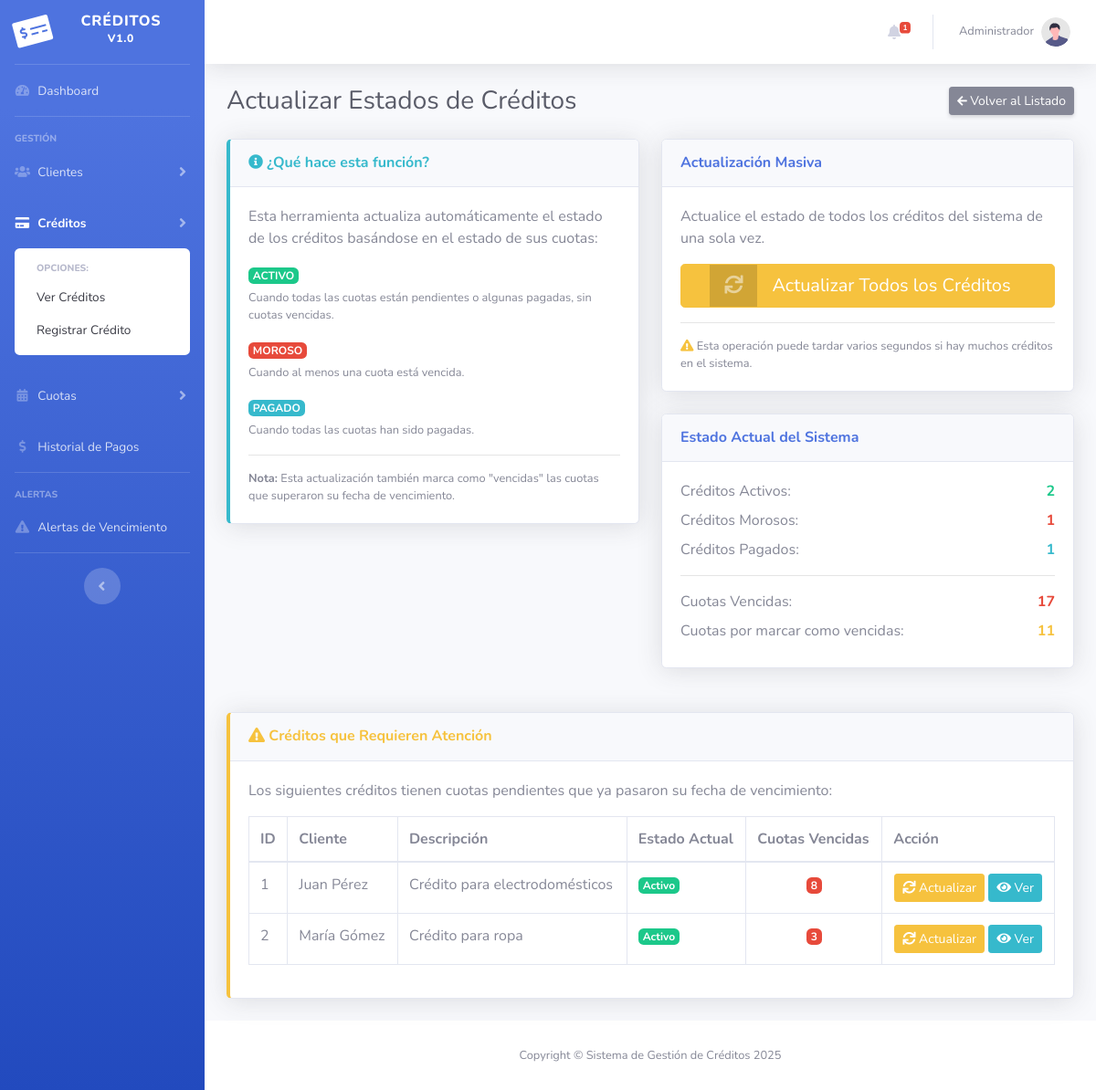
Page /creditos/actualizar_estado_credito.php on the earlier database version.
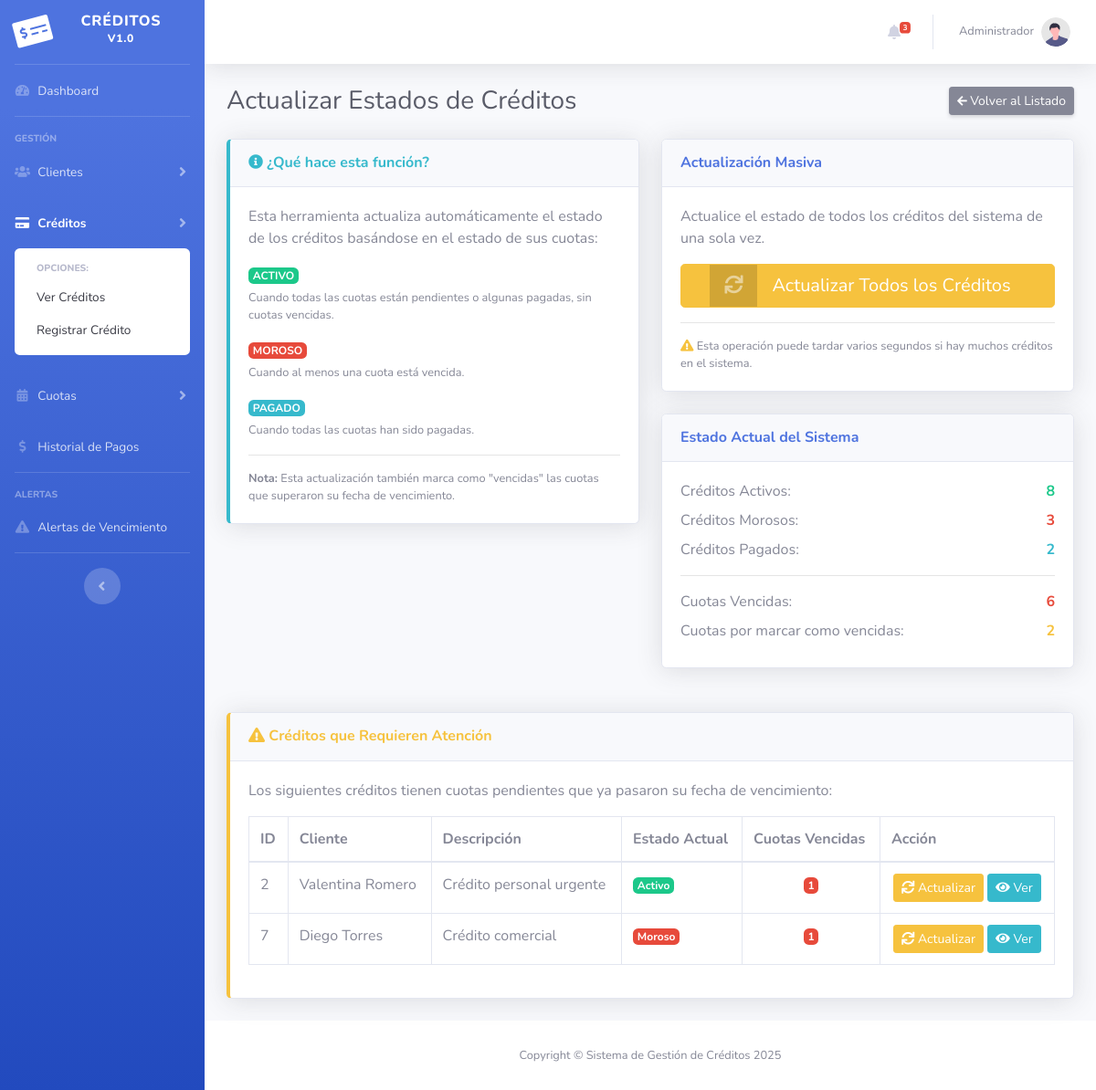
Same page on the later database version.
### tables this page shows
CREATE TABLE creditos (
    id_credito INT AUTO_INCREMENT PRIMARY KEY,
    id_cliente INT NOT NULL,
    monto_total DECIMAL(10,2) NOT NULL,
    cantidad_cuotas INT NOT NULL,
    cuota_mensual DECIMAL(10,2) NOT NULL,
    interes_anual DECIMAL(5,2) DEFAULT 0,
    fecha_inicio DATE NOT NULL,
    fecha_vencimiento DATE NOT NULL,
    descripcion TEXT,
    estado ENUM('activo', 'pagado', 'moroso') DEFAULT 'activo',
    fecha_creacion DATETIME DEFAULT CURRENT_TIMESTAMP,
    FOREIGN KEY (id_cliente) REFERENCES clientes(id_cliente) ON DELETE CASCADE
);

CREATE TABLE clientes (
    id_cliente INT AUTO_INCREMENT PRIMARY KEY,
    nombre VARCHAR(100) NOT NULL,
    apellido VARCHAR(100) NOT NULL,
    dni VARCHAR(20) UNIQUE NOT NULL,
    telefono VARCHAR(20),
    direccion VARCHAR(255),
    ciudad VARCHAR(100),
    email VARCHAR(100),
    estado ENUM('activo', 'inactivo', 'moroso') DEFAULT 'activo',
    fecha_registro DATETIME DEFAULT CURRENT_TIMESTAMP
);

### creditos/actualizar_estado_credito.php (the view, shortened to what the changed rows need)
<?php
include '../conexion.php';
$base_url = '../';
include '../includes/header.php';
?>
<div class="d-sm-flex align-items-center justify-content-between mb-4">
    <h1 class="h3 mb-0 text-gray-800">Actualizar Estados de Créditos</h1>
</div>
<div class="row">
    <div class="col-lg-6 mb-4">
        <div class="card shadow mb-4">
            <div class="card-body">
                <?php
                $stats_activos = $conn->query("SELECT COUNT(*) as total FROM creditos WHERE estado = 'activo'")->fetch_assoc()['total'];
                $stats_morosos = $conn->query("SELECT COUNT(*) as total FROM creditos WHERE estado = 'moroso'")->fetch_assoc()['total'];
                $stats_pagados = $conn->query("SELECT COUNT(*) as total FROM creditos WHERE estado = 'pagado'")->fetch_assoc()['total'];
                $stats_cuotas_vencidas = $conn->query("SELECT COUNT(*) as total FROM cuotas WHERE estado = 'vencida'")->fetch_assoc()['total'];
                $stats_cuotas_pendientes = $conn->query("SELECT COUNT(*) as total FROM cuotas WHERE fecha_vencimiento < CURDATE() AND estado = 'pendiente'")->fetch_assoc()['total'];
                ?>
                <div class="mb-2">
                    <div class="d-flex justify-content-between">
                        <span>Créditos Activos:</span>
                        <strong class="text-success"><?php echo $stats_activos; ?></strong>
                    </div>
                </div>
                <div class="mb-2">
                    <div class="d-flex justify-content-between">
                        <span>Créditos Morosos:</span>
                        <strong class="text-danger"><?php echo $stats_morosos; ?></strong>
                    </div>
                </div>
                <div class="mb-2">
                    <div class="d-flex justify-content-between">
                        <span>Créditos Pagados:</span>
                        <strong class="text-info"><?php echo $stats_pagados; ?></strong>
                    </div>
                </div>
                <div class="mb-2">
                    <div class="d-flex justify-content-between">
                        <span>Cuotas Vencidas:</span>
                        <strong class="text-danger"><?php echo $stats_cuotas_vencidas; ?></strong>
                    </div>
                </div>
                <?php if ($stats_cuotas_pendientes > 0): ?>
                <div class="mb-2">
                    <div class="d-flex justify-content-between">
                        <span>Cuotas por marcar como vencidas:</span>
                        <strong class="text-warning"><?php echo $stats_cuotas_pendientes; ?></strong>
                    </div>
                </div>
                <?php endif; ?>
            </div>
        </div>
    </div>
</div>
<?php
$creditos_atencion = $conn->query("
    SELECT c.id_credito, cl.nombre, cl.apellido, c.descripcion, c.estado,
           (SELECT COUNT(*) FROM cuotas cu WHERE cu.id_credito = c.id_credito AND cu.fecha_vencimiento < CURDATE() AND cu.estado = 'pendiente') as cuotas_por_vencer
    FROM creditos c
    JOIN clientes cl ON c.id_cliente = cl.id_cliente
    WHERE c.estado IN ('activo', 'moroso')
    HAVING cuotas_por_vencer > 0
    ORDER BY cuotas_por_vencer DESC
");
if ($creditos_atencion->num_rows > 0):
?>
<div class="row">
    <div class="col-lg-12">
        <div class="card shadow mb-4 border-left-warning">
            <div class="card-body">
                <div class="table-responsive">
                    <table class="table table-bordered">
                        <thead>
                            <tr>
                                <th>ID</th>
                                <th>Cliente</th>
                                <th>Descripción</th>
                                <th>Estado Actual</th>
                                <th>Cuotas Vencidas</th>
                                <th>Acción</th>
                            </tr>
                        </thead>
                        <tbody>
                            <?php while ($cred = $creditos_atencion->fetch_assoc()): ?>
                            <tr>
                                <td><?php echo $cred['id_credito']; ?></td>
                                <td><?php echo $cred['nombre'] . ' ' . $cred['apellido']; ?></td>
                                <td><?php echo $cred['descripcion']; ?></td>
                                <td>
                                    <span class="badge badge-<?php echo $cred['estado'] == 'activo' ? 'success' : 'danger'; ?>">
                                        <?php echo ucfirst($cred['estado']); ?>
                                    </span>
                                </td>
                                <td class="text-center">
                                    <span class="badge badge-danger"><?php echo $cred['cuotas_por_vencer']; ?></span>
                                </td>
                                <td class="text-center">
                                    <a href="actualizar_estado_credito.php?id=<?php echo $cred['id_credito']; ?>"
                                       class="btn btn-warning btn-sm">
                                        <i class="fas fa-sync"></i> Actualizar
                                    </a>
                                    <a href="detalle_credito.php?id=<?php echo $cred['id_credito']; ?>"
                                       class="btn btn-info btn-sm">
                                        <i class="fas fa-eye"></i> Ver
                                    </a>
                                </td>
                            </tr>
                            <?php endwhile; ?>
                        </tbody>
                    </table>
                </div>
            </div>
        </div>
    </div>
</div>
<?php endif; ?>
<?php
include '../includes/footer.php';
?>

### includes/header.php (shortened to what the changed rows need)
<!DOCTYPE html>
<html lang="es">
<head>
    <link href="<?php echo $base_url; ?>vendor/fontawesome-free/css/all.min.css" rel="stylesheet" type="text/css">
    <link href="<?php echo $base_url; ?>css/sb-admin-2.min.css" rel="stylesheet">
</head>
<body id="page-top">
    <div id="wrapper">
        <div id="content-wrapper" class="d-flex flex-column">
            <div id="content">
                <nav class="navbar navbar-expand navbar-light bg-white topbar mb-4 static-top shadow">
                    <ul class="navbar-nav ml-auto">
                        <li class="nav-item dropdown no-arrow mx-1">
                            <a class="nav-link dropdown-toggle" href="#" id="alertsDropdown" role="button" data-toggle="dropdown">
                                <i class="fas fa-bell fa-fw"></i>
                                <?php
                                $creditos_morosos_count = $conn->query("SELECT COUNT(*) as total FROM creditos WHERE estado = 'moroso'")->fetch_assoc()['total'];
                                if ($creditos_morosos_count > 0):
                                ?>
                                <span class="badge badge-danger badge-counter"><?php echo $creditos_morosos_count; ?></span>
                                <?php endif; ?>
                            </a>
                        </li>
                    </ul>
                </nav>
                <div class="container-fluid">

Differences in the rows shown:
no longer on this page (row edited): creditos: id_credito "1", id_cliente.nombre "Juan", id_cliente.apellido "Pérez", descripcion "Crédito para electrodomésticos", estado "Activo", cuotas_por_vencer "8"
changed creditos "Activo": id_cliente.nombre "María" → "Valentina"; id_cliente.apellido "Gómez" → "Romero"; descripcion "Crédito para ropa" → "Crédito personal urgente"; cuotas_por_vencer "3" → "1"
added creditos: id_credito "7", id_cliente.nombre "Diego", id_cliente.apellido "Torres", descripcion "Crédito comercial", estado "Moroso", cuotas_por_vencer "1"
Other differences:
$creditos_morosos_count: "1" → "3"
$stats_activos: "2" → "8"
$stats_morosos: "1" → "3"
$stats_pagados: "1" → "2"
$stats_cuotas_vencidas: "17" → "6"
$stats_cuotas_pendientes: "11" → "2"
